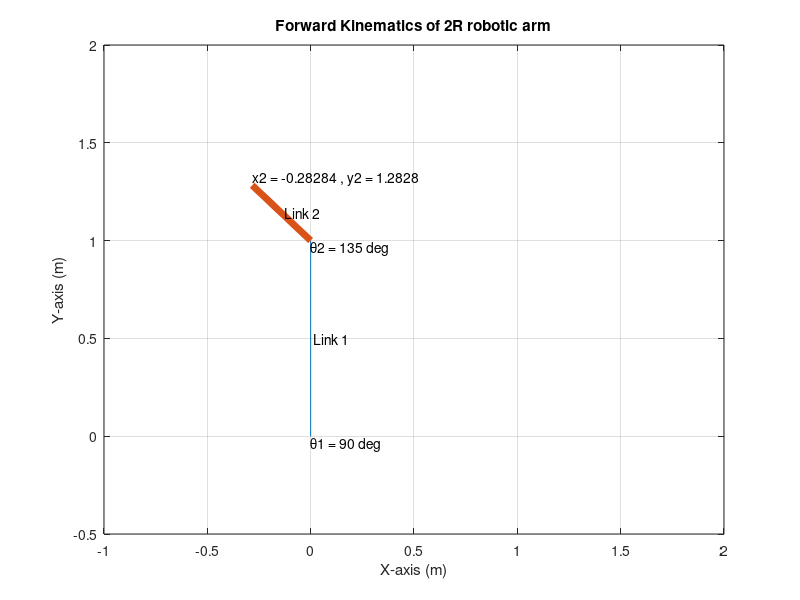

Source code (MATLAB):
% Length of links (m)
l1 = 1;
l2 = 0.4;
% Angle with the horizontal (degrees)
a1 = linspace(0,90,10);
a2 = linspace(0,135,30);
% Solution:
% Counter and loop initialization
ct = 1;
for i = 1:length(a1)
 theta1 = a1(i);
 for j = 1:length(a2)
 theta2 = a2(j);
 % Coordinates:
 % Initial point of link 1
 x0 = 0;
 y0 = 0;
 
 % Final point of link 1 i.e. Initial point of link 2
 x1 = l1*cosd(theta1);
 y1 = l1*sind(theta1);
 % Final point of link 2
 x2 = x1 + l2*cosd(theta2);
 y2 = y1 + l2*sind(theta2);
 
 % Assigning the parameters
 txt1 = ['θ1 = ' , num2str(theta1) , ' deg'];
 txt2 = ['θ2 = ' , num2str(theta2) , ' deg'];
 txtend = ['x2 = ' , num2str(x2) , ' , ' , 'y2 = ' , num2str(y2)];
 % Plot:
 
 plot([x0 x1],[y0 y1],[x1 x2],[y1 y2],'linewidth',5)
 xlabel('X-axis (m)')
 ylabel('Y-axis (m)')
 title('Forward Kinematics of 2R robotic arm')
 text(x0,y0,txt1,'VerticalAlignment','top')
 text(x1,y1,txt2,'VerticalAlignment','top')
 
text(x2,y2,txtend,'HorizontalAlignment','left','VerticalAlignment','bottom')
 text(0.5*(x0+x1),0.5*(y0+y1),' Link 1')
 text(0.5*(x1+x2),0.5*(y1+y2),' Link 2')
 grid on
 axis([-1 2 -0.5 2])
 pause(0.3)
 M(ct) = getframe(gcf);
 ct = ct+1;
 end
end